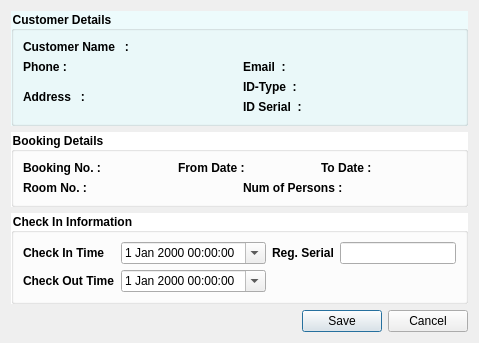
<?xml version="1.0" encoding="UTF-8"?>
<ui version="4.0">
 <class>CreateLog</class>
 <widget class="QDialog" name="CreateLog">
  <property name="geometry">
   <rect>
    <x>0</x>
    <y>0</y>
    <width>479</width>
    <height>332</height>
   </rect>
  </property>
  <property name="windowTitle">
   <string>Check In  Customer</string>
  </property>
  <layout class="QVBoxLayout" name="verticalLayout_5">
   <item>
    <widget class="QGroupBox" name="groupBox_5">
     <property name="font">
      <font>
       <weight>75</weight>
       <bold>true</bold>
      </font>
     </property>
     <property name="styleSheet">
      <string notr="true">QGroupBox{background-color:#edfbfc;}</string>
     </property>
     <property name="title">
      <string>Customer Details</string>
     </property>
     <layout class="QVBoxLayout" name="verticalLayout_3">
      <item>
       <layout class="QHBoxLayout" name="horizontalLayout_4">
        <item>
         <widget class="QLabel" name="label_12">
          <property name="sizePolicy">
           <sizepolicy hsizetype="Fixed" vsizetype="Fixed">
            <horstretch>0</horstretch>
            <verstretch>0</verstretch>
           </sizepolicy>
          </property>
          <property name="font">
           <font>
            <weight>75</weight>
            <bold>true</bold>
           </font>
          </property>
          <property name="text">
           <string>Customer Name   : </string>
          </property>
         </widget>
        </item>
        <item>
         <widget class="QLabel" name="customer_name">
          <property name="sizePolicy">
           <sizepolicy hsizetype="Preferred" vsizetype="Fixed">
            <horstretch>0</horstretch>
            <verstretch>0</verstretch>
           </sizepolicy>
          </property>
          <property name="text">
           <string/>
          </property>
         </widget>
        </item>
       </layout>
      </item>
      <item>
       <layout class="QHBoxLayout" name="horizontalLayout_5">
        <item>
         <widget class="QLabel" name="label_13">
          <property name="sizePolicy">
           <sizepolicy hsizetype="Fixed" vsizetype="Preferred">
            <horstretch>0</horstretch>
            <verstretch>0</verstretch>
           </sizepolicy>
          </property>
          <property name="font">
           <font>
            <weight>75</weight>
            <bold>true</bold>
           </font>
          </property>
          <property name="text">
           <string>Phone :</string>
          </property>
         </widget>
        </item>
        <item>
         <widget class="QLabel" name="phone">
          <property name="text">
           <string/>
          </property>
         </widget>
        </item>
        <item>
         <widget class="QLabel" name="label_14">
          <property name="sizePolicy">
           <sizepolicy hsizetype="Fixed" vsizetype="Preferred">
            <horstretch>0</horstretch>
            <verstretch>0</verstretch>
           </sizepolicy>
          </property>
          <property name="font">
           <font>
            <weight>75</weight>
            <bold>true</bold>
           </font>
          </property>
          <property name="text">
           <string>Email  :</string>
          </property>
         </widget>
        </item>
        <item>
         <widget class="QLabel" name="email">
          <property name="text">
           <string/>
          </property>
         </widget>
        </item>
       </layout>
      </item>
      <item>
       <layout class="QHBoxLayout" name="horizontalLayout_7">
        <item>
         <layout class="QHBoxLayout" name="horizontalLayout_6">
          <item>
           <widget class="QLabel" name="label_15">
            <property name="sizePolicy">
             <sizepolicy hsizetype="Fixed" vsizetype="Preferred">
              <horstretch>0</horstretch>
              <verstretch>0</verstretch>
             </sizepolicy>
            </property>
            <property name="font">
             <font>
              <weight>75</weight>
              <bold>true</bold>
             </font>
            </property>
            <property name="text">
             <string>Address   :</string>
            </property>
           </widget>
          </item>
          <item>
           <widget class="QLabel" name="address">
            <property name="text">
             <string/>
            </property>
           </widget>
          </item>
         </layout>
        </item>
        <item>
         <layout class="QVBoxLayout" name="verticalLayout">
          <item>
           <layout class="QGridLayout" name="gridLayout">
            <item row="0" column="0">
             <widget class="QLabel" name="label_16">
              <property name="sizePolicy">
               <sizepolicy hsizetype="Fixed" vsizetype="Preferred">
                <horstretch>0</horstretch>
                <verstretch>0</verstretch>
               </sizepolicy>
              </property>
              <property name="font">
               <font>
                <weight>75</weight>
                <bold>true</bold>
               </font>
              </property>
              <property name="text">
               <string>ID-Type  :</string>
              </property>
             </widget>
            </item>
            <item row="0" column="1">
             <widget class="QLabel" name="id_type">
              <property name="text">
               <string/>
              </property>
             </widget>
            </item>
           </layout>
          </item>
          <item>
           <layout class="QGridLayout" name="gridLayout_2">
            <item row="0" column="0">
             <widget class="QLabel" name="label_17">
              <property name="sizePolicy">
               <sizepolicy hsizetype="Fixed" vsizetype="Preferred">
                <horstretch>0</horstretch>
                <verstretch>0</verstretch>
               </sizepolicy>
              </property>
              <property name="font">
               <font>
                <weight>75</weight>
                <bold>true</bold>
               </font>
              </property>
              <property name="text">
               <string>ID Serial  :</string>
              </property>
             </widget>
            </item>
            <item row="0" column="1">
             <widget class="QLabel" name="id_serial">
              <property name="text">
               <string/>
              </property>
             </widget>
            </item>
           </layout>
          </item>
         </layout>
        </item>
       </layout>
      </item>
     </layout>
    </widget>
   </item>
   <item>
    <widget class="QGroupBox" name="groupBox_2">
     <property name="font">
      <font>
       <weight>75</weight>
       <bold>true</bold>
      </font>
     </property>
     <property name="styleSheet">
      <string notr="true">QGroupBox { background:#fff; }</string>
     </property>
     <property name="title">
      <string>Booking Details</string>
     </property>
     <layout class="QVBoxLayout" name="verticalLayout_2">
      <item>
       <layout class="QGridLayout" name="gridLayout_4">
        <item row="0" column="0">
         <widget class="QLabel" name="label_3">
          <property name="font">
           <font>
            <weight>75</weight>
            <bold>true</bold>
           </font>
          </property>
          <property name="text">
           <string>Booking No. :</string>
          </property>
         </widget>
        </item>
        <item row="0" column="1">
         <widget class="QLabel" name="booking_no">
          <property name="text">
           <string/>
          </property>
         </widget>
        </item>
        <item row="0" column="2">
         <widget class="QLabel" name="label_from_date">
          <property name="font">
           <font>
            <weight>75</weight>
            <bold>true</bold>
           </font>
          </property>
          <property name="text">
           <string>From Date :</string>
          </property>
         </widget>
        </item>
        <item row="0" column="3">
         <widget class="QLabel" name="from_date">
          <property name="text">
           <string/>
          </property>
         </widget>
        </item>
        <item row="0" column="4">
         <widget class="QLabel" name="label_to_date">
          <property name="font">
           <font>
            <weight>75</weight>
            <bold>true</bold>
           </font>
          </property>
          <property name="text">
           <string>To Date :</string>
          </property>
         </widget>
        </item>
        <item row="0" column="5">
         <widget class="QLabel" name="to_date">
          <property name="text">
           <string/>
          </property>
         </widget>
        </item>
       </layout>
      </item>
      <item>
       <layout class="QGridLayout" name="gridLayout_5">
        <item row="0" column="0">
         <widget class="QLabel" name="label_9">
          <property name="font">
           <font>
            <weight>75</weight>
            <bold>true</bold>
           </font>
          </property>
          <property name="text">
           <string>Room No. :</string>
          </property>
         </widget>
        </item>
        <item row="0" column="1">
         <widget class="QLabel" name="room_no">
          <property name="text">
           <string/>
          </property>
         </widget>
        </item>
        <item row="0" column="2">
         <widget class="QLabel" name="label_11">
          <property name="font">
           <font>
            <weight>75</weight>
            <bold>true</bold>
           </font>
          </property>
          <property name="text">
           <string>Num of Persons :</string>
          </property>
         </widget>
        </item>
        <item row="0" column="3">
         <widget class="QLabel" name="nop">
          <property name="text">
           <string/>
          </property>
         </widget>
        </item>
       </layout>
      </item>
     </layout>
    </widget>
   </item>
   <item>
    <widget class="QGroupBox" name="groupBox">
     <property name="font">
      <font>
       <weight>75</weight>
       <bold>true</bold>
      </font>
     </property>
     <property name="styleSheet">
      <string notr="true">QGroupBox { background:#fff; }</string>
     </property>
     <property name="title">
      <string>Check In Information</string>
     </property>
     <layout class="QVBoxLayout" name="verticalLayout_4">
      <item>
       <layout class="QGridLayout" name="gridLayout_3">
        <item row="0" column="0">
         <widget class="QLabel" name="label">
          <property name="font">
           <font>
            <weight>75</weight>
            <bold>true</bold>
           </font>
          </property>
          <property name="text">
           <string>Check In Time</string>
          </property>
         </widget>
        </item>
        <item row="0" column="1">
         <widget class="QDateTimeEdit" name="check_in_time">
          <property name="font">
           <font>
            <weight>50</weight>
            <bold>false</bold>
           </font>
          </property>
          <property name="calendarPopup">
           <bool>true</bool>
          </property>
         </widget>
        </item>
        <item row="0" column="2">
         <widget class="QLabel" name="label_2">
          <property name="font">
           <font>
            <weight>75</weight>
            <bold>true</bold>
           </font>
          </property>
          <property name="text">
           <string>Reg. Serial</string>
          </property>
         </widget>
        </item>
        <item row="0" column="3">
         <widget class="QLineEdit" name="regSerial">
          <property name="font">
           <font>
            <weight>50</weight>
            <bold>false</bold>
           </font>
          </property>
         </widget>
        </item>
        <item row="2" column="0">
         <layout class="QVBoxLayout" name="verticalLayout_6"/>
        </item>
        <item row="1" column="0">
         <widget class="QLabel" name="check_out_time_label">
          <property name="font">
           <font>
            <weight>75</weight>
            <bold>true</bold>
           </font>
          </property>
          <property name="text">
           <string>Check Out Time</string>
          </property>
         </widget>
        </item>
        <item row="1" column="1">
         <widget class="QDateTimeEdit" name="check_out_time">
          <property name="calendarPopup">
           <bool>true</bool>
          </property>
         </widget>
        </item>
       </layout>
      </item>
     </layout>
    </widget>
   </item>
   <item>
    <layout class="QHBoxLayout" name="horizontalLayout">
     <item>
      <spacer name="horizontalSpacer">
       <property name="orientation">
        <enum>Qt::Horizontal</enum>
       </property>
       <property name="sizeHint" stdset="0">
        <size>
         <width>40</width>
         <height>20</height>
        </size>
       </property>
      </spacer>
     </item>
     <item>
      <widget class="QPushButton" name="saveBtn">
       <property name="sizePolicy">
        <sizepolicy hsizetype="Fixed" vsizetype="Fixed">
         <horstretch>0</horstretch>
         <verstretch>0</verstretch>
        </sizepolicy>
       </property>
       <property name="text">
        <string>Save</string>
       </property>
      </widget>
     </item>
     <item>
      <widget class="QPushButton" name="cancelBtn">
       <property name="sizePolicy">
        <sizepolicy hsizetype="Fixed" vsizetype="Fixed">
         <horstretch>0</horstretch>
         <verstretch>0</verstretch>
        </sizepolicy>
       </property>
       <property name="text">
        <string>Cancel</string>
       </property>
      </widget>
     </item>
    </layout>
   </item>
  </layout>
 </widget>
 <resources/>
 <connections/>
</ui>
